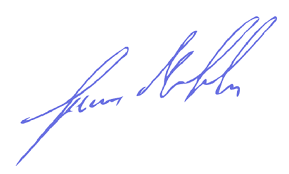
#> input picture tests/fixtures/blue_bright_lowres.png, 289 x 174 px; its folder holds only this picture in this run
$ python regenerate_golden.py   (older library calls are emulated)
#> lines starting #> are read from the running program, lines starting #| are printed output that depends on the picture
#> in process_fixture, img is the input picture: PIL image 289x174 RGB; mean R, G, B 248.6, 248.9, 253.8
### backend/processing.py
"""
Signature extraction pipeline and preset detection.

Sections
--------
 1. Image analysis helpers  — _flatten_alpha, _rgb_channels, _luminosity, _blue_mask
 2. Extraction logic        — _step_threshold, _step_blue_tolerance, _step_smoothing,
                               _step_contrast, _step_clean_lines, extract_signature()
 3. Preset detection        — _otsu_threshold, _detect_mode/blue/smoothing/contrast/clean_lines,
                               detect_presets
"""

import cv2
import numpy as np
from PIL import Image

from backend.config import (
    MODE_AUTO, MODE_DARK, MODE_BLUE,
    BT601_R, BT601_G, BT601_B,
    BLUE_CHROMA_R_OFFSET, BLUE_CHROMA_G_OFFSET,
    ANTIALIAS_SM,
    BLUE_RATIO_HIGH, BLUE_RATIO_LOW,
    MIN_INK_PIXELS,
    DEFAULT_THRESHOLD, DEFAULT_BLUE_TOLERANCE,
    DEFAULT_SMOOTHING, DEFAULT_CONTRAST, DEFAULT_CLEAN_LINES,
    PARAM_RANGES,
)


# ---------------------------------------------------------------------------
#  1. Image analysis helpers
# ---------------------------------------------------------------------------

def _flatten_alpha(image: Image.Image) -> tuple[Image.Image, bool]:
    """Composite onto white if the image has an alpha channel. Returns (image, had_alpha)."""
    if image.mode in ("RGBA", "LA", "PA"):
        bg = Image.new("RGBA", image.size, (255, 255, 255, 255))
        bg.paste(image, mask=image.split()[-1])
        return bg.convert("RGB"), True
    return image, False


def _rgb_channels(image: Image.Image) -> tuple[np.ndarray, np.ndarray, np.ndarray]:
    """Convert a PIL image to int16 R, G, B channel arrays."""
    pixels = np.array(image.convert("RGB"), dtype=np.int16)
    return pixels[:, :, 0], pixels[:, :, 1], pixels[:, :, 2]


def _luminosity(r: np.ndarray, g: np.ndarray, b: np.ndarray) -> np.ndarray:
    """BT.601 luminosity from R, G, B int16 arrays → float64."""
    return (BT601_R * r + BT601_G * g + BT601_B * b).astype(np.float64)


def _blue_mask(r: np.ndarray, g: np.ndarray, b: np.ndarray) -> np.ndarray:
    """Boolean mask of pixels with dominant blue chrominance."""
    return (b > r + BLUE_CHROMA_R_OFFSET) & (b > g + BLUE_CHROMA_G_OFFSET)


# [103 lines left out: functions _clamp, _step_threshold, _step_blue_tolerance, _box_blur_1d, _step_smoothing, _step_contrast and 1 more, not called in this run]


# Pipeline step registry — maps effect names to functions
_PIPELINE_STEPS = {
    "threshold":      _step_threshold,
    "blue_tolerance": _step_blue_tolerance,
    "smoothing":      _step_smoothing,
    "contrast":       _step_contrast,
    "clean_lines":    _step_clean_lines,
}


# [152 lines left out: functions extract_signature, _otsu_once, _otsu_threshold, _detect_mode, _detect_blue_tolerance, not called in this run]


_SMOOTHING_REF_SIZE = 1000  # reference image dimension (long edge) for gradient normalization

# [155 lines left out: functions _detect_smoothing, _detect_contrast, _may_have_lines, _detect_clean_lines, not called in this run]


def detect_presets(image: Image.Image) -> dict:
    """
    Analyse an image and return optimal extraction parameters.

    Returns ``{mode, steps: [{effect, value}, ...]}``.
    """
    image, _ = _flatten_alpha(image)
    r, g, b = _rgb_channels(image)
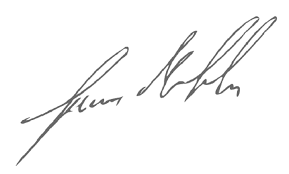
#> r: shape (174, 289) int16; min 81, max 255, mean 248.6
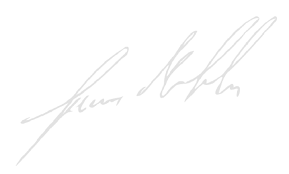
#> b: shape (174, 289) int16; min 223, max 255, mean 253.8
    lum = _luminosity(r, g, b)

    threshold, coarse = _otsu_threshold(lum)
    # Use coarse threshold for analysis (includes lighter ink strokes)
    # Use refined threshold for the extraction step value
    ink_mask = lum < coarse
    ink_count = int(np.count_nonzero(ink_mask))

    clean_lines = _detect_clean_lines(lum)

    if ink_count < MIN_INK_PIXELS:
        return {
            "mode": MODE_AUTO,
            "steps": [
                {"effect": "threshold",      "value": threshold},
                {"effect": "blue_tolerance", "value": DEFAULT_BLUE_TOLERANCE},
                {"effect": "clean_lines",    "value": clean_lines},
                {"effect": "contrast",       "value": DEFAULT_CONTRAST},
                {"effect": "smoothing",      "value": DEFAULT_SMOOTHING},
            ],
        }

    ri, gi, bi = r[ink_mask], g[ink_mask], b[ink_mask]
    ink_b_mask = _blue_mask(ri, gi, bi)
    bg_lum_all = lum[~ink_mask]            # all non-ink (for gap measurement)
    bg_lum_bright = lum[lum > 200]         # bright only (for noise measurement)

    return {
        "mode": _detect_mode(ink_b_mask, ink_count, bi, ri, gi),
        "steps": [
            {"effect": "threshold",      "value": threshold},
            {"effect": "blue_tolerance", "value": _detect_blue_tolerance(bi, ri, gi, ink_b_mask)},
            {"effect": "clean_lines",    "value": clean_lines},
            {"effect": "contrast",       "value": _detect_contrast(lum[ink_mask], bg_lum_all, bg_lum_bright)},
            {"effect": "smoothing",      "value": _detect_smoothing(lum, ink_mask, bg_lum_bright)},
        ],
    }

### tests/regenerate_golden.py
#!/usr/bin/env python3
"""
Regenerate golden files from fixtures using auto-detected presets.

Run from project root:  python3 tests/regenerate_golden.py

Each fixture image is processed with detect_presets() → extract_signature().
The output PNG is saved in tests/golden/ with the same base name.
"""

import sys
from pathlib import Path

sys.path.insert(0, str(Path(__file__).resolve().parent.parent))

from PIL import Image
from backend.processing import extract_signature, detect_presets

FIXTURES_DIR = Path(__file__).resolve().parent / "fixtures"
GOLDEN_DIR = Path(__file__).resolve().parent / "golden"


def process_fixture(path):
    """Load image, auto-detect, extract, return result."""
    img = Image.open(path).convert("RGB")
    presets = detect_presets(img)
    mode = presets["mode"]
    steps = [(s["effect"], s["value"]) for s in presets["steps"]]
    result, _ = extract_signature(img, mode=mode, steps=steps)
    return result


def main():
    GOLDEN_DIR.mkdir(exist_ok=True)
    fixtures = sorted(FIXTURES_DIR.glob("*"))
    fixtures = [f for f in fixtures if f.is_file() and f.suffix.lower() in (
        ".png", ".jpg", ".jpeg", ".webp", ".bmp", ".tiff", ".avif",
    )]

    if not fixtures:
        print("No fixture images found.")
        return

    print(f"Regenerating {len(fixtures)} golden files...\n")

    for path in fixtures:
        name = path.stem + ".png"
        out = GOLDEN_DIR / name
        try:
            result = process_fixture(path)
            result.save(out, format="PNG")
            w, h = result.size
            print(f"  {name:<40} {w}x{h}")
        except Exception as e:
            print(f"  {name:<40} ERROR: {e}")

    print(f"\nGolden files written to {GOLDEN_DIR}")


if __name__ == "__main__":
    main()
#> (the call stopped at in _luminosity, `return (BT601_R * r + BT601_G * g + BT601_B * b).astype(np.float64)`: backend is not available in this run)

$ run again, on tests/fixtures/dark_lined_lowres.jpeg
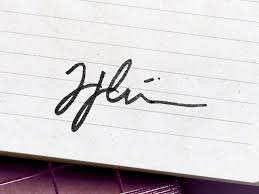
#> input picture tests/fixtures/dark_lined_lowres.jpeg, 259 x 194 px
#> in process_fixture, img is the input picture: PIL image 259x194 RGB; mean R, G, B 209, 204.4, 207.3
#> in detect_presets, `r, g, b = _rgb_channels(image)`:
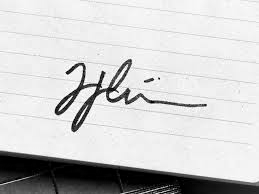
#> g: shape (194, 259) int16; min 0, max 255, mean 204.4
#> in detect_presets, `r, g, b = _rgb_channels(image)`:
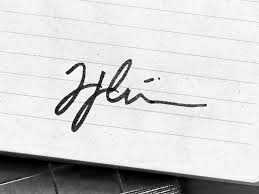
#> b: shape (194, 259) int16; min 0, max 255, mean 207.3

$ run again, on tests/fixtures/blue_clean_hires.jpg
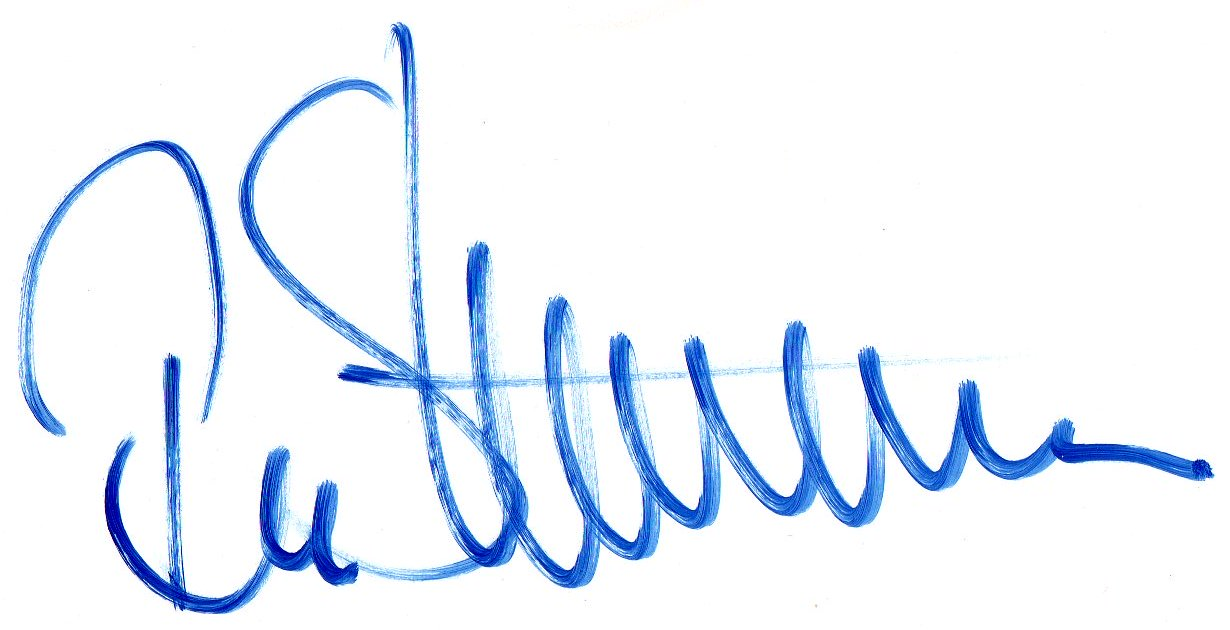
#> input picture tests/fixtures/blue_clean_hires.jpg, 1230 x 630 px
#> in process_fixture, img is the input picture: PIL image 1230x630 RGB; mean R, G, B 234.1, 240.8, 249.9
#> in detect_presets, `r, g, b = _rgb_channels(image)`:
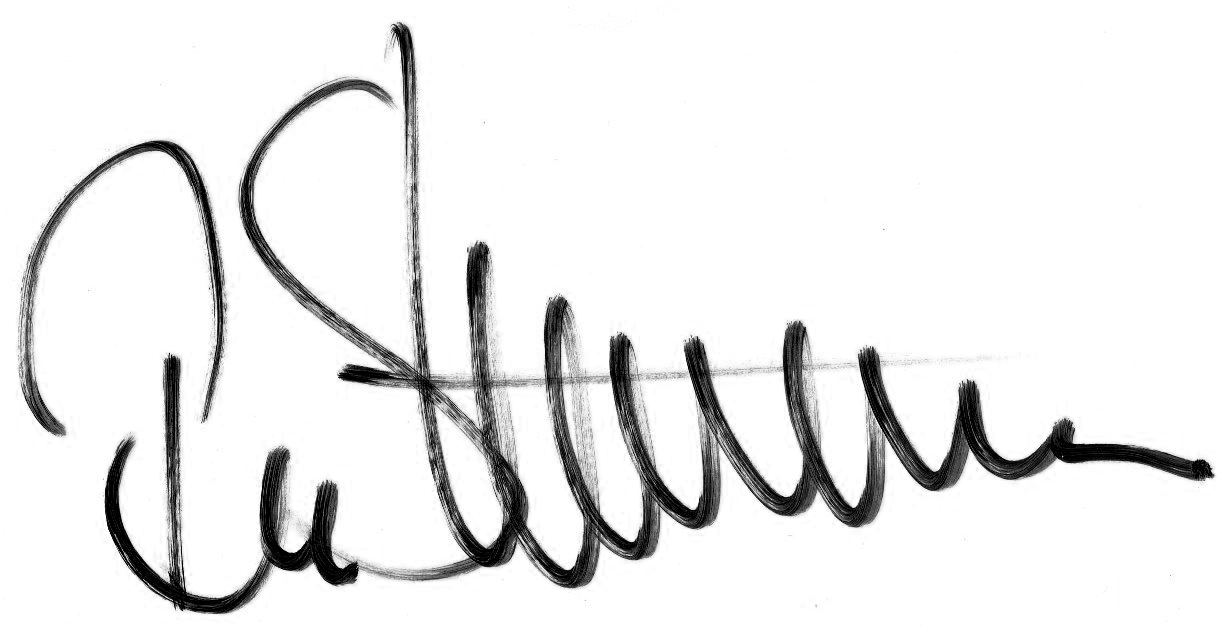
#> r: shape (630, 1230) int16; min 0, max 255, mean 234.1
#> in detect_presets, `r, g, b = _rgb_channels(image)`:
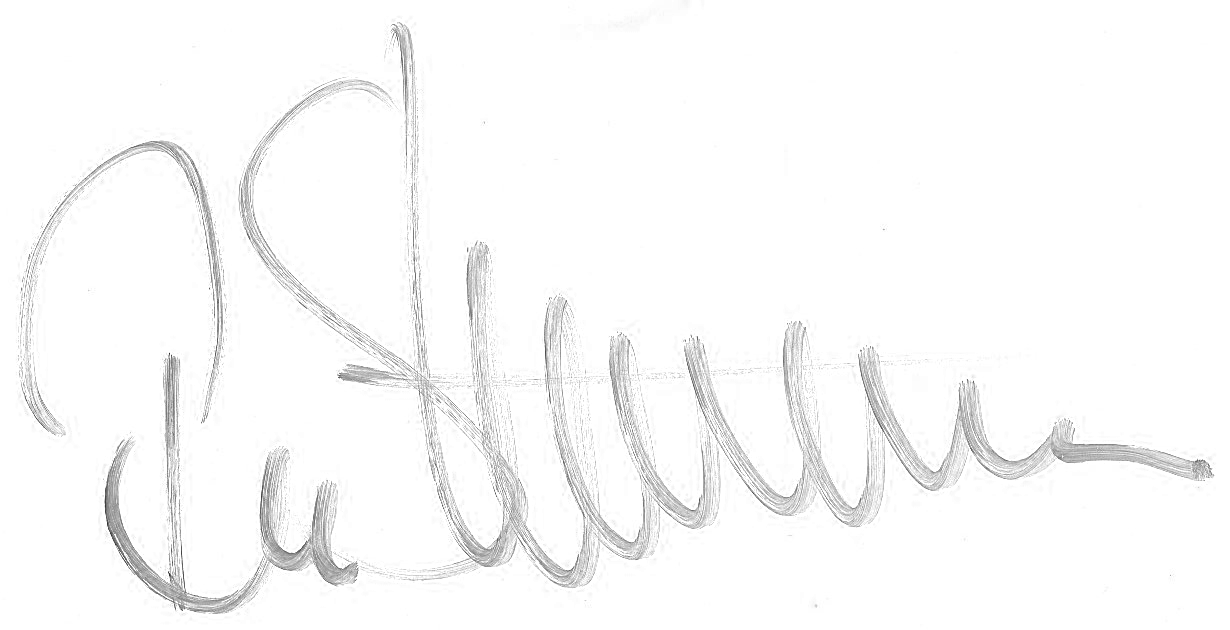
#> b: shape (630, 1230) int16; min 42, max 255, mean 249.9
